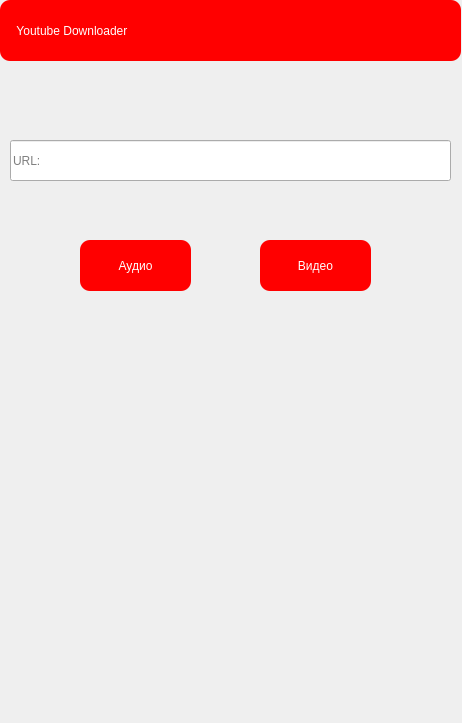
<?xml version="1.0" encoding="UTF-8"?>
<ui version="4.0">
 <class>Form</class>
 <widget class="QWidget" name="Form">
  <property name="geometry">
   <rect>
    <x>0</x>
    <y>0</y>
    <width>462</width>
    <height>723</height>
   </rect>
  </property>
  <property name="windowTitle">
   <string>Form</string>
  </property>
  <widget class="QLineEdit" name="input1">
   <property name="geometry">
    <rect>
     <x>10</x>
     <y>140</y>
     <width>441</width>
     <height>41</height>
    </rect>
   </property>
   <property name="styleSheet">
    <string notr="true">font: 26pt &quot;MS Shell Dlg 2&quot;;</string>
   </property>
   <property name="text">
    <string/>
   </property>
   <property name="placeholderText">
    <string>URL:</string>
   </property>
  </widget>
  <widget class="QLabel" name="label">
   <property name="geometry">
    <rect>
     <x>0</x>
     <y>0</y>
     <width>461</width>
     <height>61</height>
    </rect>
   </property>
   <property name="styleSheet">
    <string notr="true">font: 28pt &quot;MS Shell Dlg 2&quot;;
color: rgb(255, 255, 255);
background-color: rgb(255, 0, 0);
border-radius:10</string>
   </property>
   <property name="text">
    <string>     Youtube Downloader</string>
   </property>
  </widget>
  <widget class="QPushButton" name="audio">
   <property name="geometry">
    <rect>
     <x>80</x>
     <y>240</y>
     <width>111</width>
     <height>51</height>
    </rect>
   </property>
   <property name="styleSheet">
    <string notr="true">color: rgb(255, 255, 255);
font: 26pt &quot;MS Shell Dlg 2&quot;;
background-color: rgb(255, 0, 0);
border-radius:10px</string>
   </property>
   <property name="text">
    <string>Аудио</string>
   </property>
  </widget>
  <widget class="QPushButton" name="video">
   <property name="geometry">
    <rect>
     <x>260</x>
     <y>240</y>
     <width>111</width>
     <height>51</height>
    </rect>
   </property>
   <property name="styleSheet">
    <string notr="true">color: rgb(255, 255, 255);
font: 28pt &quot;MS Shell Dlg 2&quot;;
background-color: rgb(255, 0, 0);
border-radius:10px
</string>
   </property>
   <property name="text">
    <string>Видео</string>
   </property>
  </widget>
 </widget>
 <resources/>
 <connections/>
</ui>
